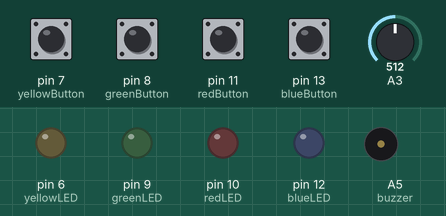
Bench run of a sketch on a simulated Arduino Uno, built with avr-gcc and run on an emulated ATmega328P. Shown: output pins drawn as LEDs (lit = HIGH), buzzer (waves = sounding). The inputs (shaded band) are chosen by the test bench; at power-on: pin 7 (yellowButton), pin 8 (greenButton), pin 11 (redButton), pin 13 (blueButton) HIGH, A3 = 512. Random numbers use the default seed unless the sketch sets one.

Above: at 1.2 s.
1.3 s: A3 set to 306
At 3.2 s:
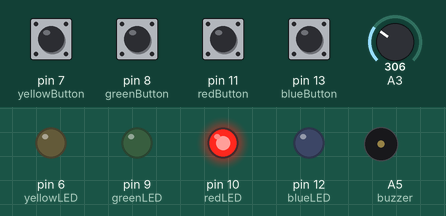
7.2 s: A3 set to 511
At 8.8 s:
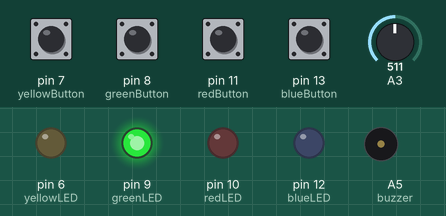
13.1 s: A3 set to 716
At 17.0 s:
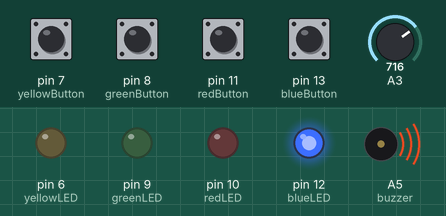
19.0 s: A3 set to 122
Timing chart, 0 to 27.7 s (numbered marks = the images above; inputs shaded):
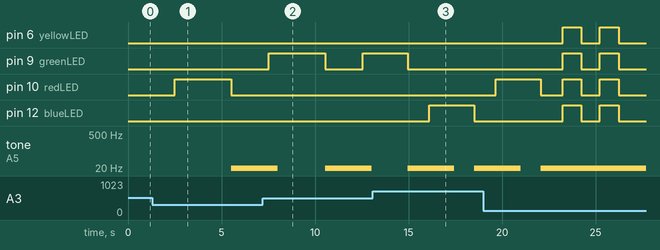

The sketch:

WackAMole.ino
```cpp
#include <LiquidCrystal.h>

LiquidCrystal lcd(A0,A1,5,4,3,2);

int blueButton = 13;
int blueLED = 12;

int redButton = 11;
int redLED = 10;

int greenButton = 8;
int greenLED = 9;

int yellowButton = 7;
int yellowLED = 6;

int buzzer = A5;

int strike = 0;
int score = 0;
int points = 100;
int pointDeduction = 20;

double lifeSpan = 3000;
unsigned long clockOne;
unsigned long clockTwo;
unsigned long gameTime;
unsigned long updateGame;
int getFaster = 10000;

bool stopGame = false;

void displayStrike() {
  lcd.clear();
  lcd.setCursor(4,0);
  lcd.print("STRIKE ");
  lcd.print(strike);
  delay(1000);
}

void displayScore() {
  lcd.clear();
  lcd.setCursor(3,0);
  lcd.print("SCORE: ");
  lcd.print(score);
}

class Mole {
public:
bool out;
int moleButton;
int moleLight;

unsigned long exposedTime = millis();
unsigned long escapeTime = exposedTime + lifeSpan;

Mole(int button, int LED) {
  moleButton = button;
  moleLight = LED;
  out = false;
}

void changeExposedTime() {
  exposedTime = millis();
  escapeTime = exposedTime + lifeSpan;
}

bool isOut(){
  return out;
}

void hide() {
  out = false;
  lightSwitch();
}

void popOut(){
  out = true;
  lightSwitch();
}

void lightSwitch(){
  if(out) {
    digitalWrite(moleLight, HIGH);
  }
  if(!out) {
   digitalWrite(moleLight, LOW);
  }
}

void wasHit(bool buttonPressed) {
  if(out) {
    //checks if the mole has been out for too long
    if(gameTime > escapeTime) {
      strike++;
      tone(buzzer, 5, 2500);
      out = false;
      lightSwitch();
      score -= pointDeduction;
      displayStrike();
      delay(150);
    }
    //if pressed and mole is out
    else if(buttonPressed) {
      out = false;
      tone(buzzer, 16.35, 1000);
      lightSwitch();
      //got rid of a delay here
      score+=points;
      delay(150);
    }
  }
  //if button was pressed and mole isn't out
  else if (buttonPressed) {
    tone(buzzer, 5, 2500);
    score -= pointDeduction;
    delay(100);
  }
}
};

Mole blueMole(blueButton, blueLED);
Mole greenMole(greenButton, greenLED);
Mole redMole(redButton, redLED);
Mole yellowMole(yellowButton, yellowLED);

void updateGameDifficulty() {
if(gameTime > updateGame + getFaster) {
  lifeSpan*= 0.8;
  updateGame = millis();
  points+=25;
  pointDeduction+=10;
}
  gameTime = millis();
}

void flashMoles() {
  blueMole.popOut();
  greenMole.popOut();
  redMole.popOut();
  yellowMole.popOut();
  delay(1000);
  blueMole.hide();
  greenMole.hide();
  redMole.hide();
  yellowMole.hide();
  delay(1000);
}

void endGame(){
  if(strike >= 5) {
    tone(buzzer, 5, 25000);
    flashMoles();
    flashMoles();

    lcd.clear();
    lcd.setCursor(6,0);
    lcd.print("GAME");
    lcd.setCursor(6,1);
    lcd.print("OVER");
    delay(5000);
    displayScore();
    stopGame = true;
  }
}

void randomMole() {
  int mole;
  randomSeed(analogRead(A3));
  mole = (int)random(0, 4);
  if(mole == 0){
    if(!blueMole.isOut()){
      blueMole.popOut();
      blueMole.changeExposedTime();
    }
  }
  if(mole == 1){
    if(!greenMole.isOut()){
      greenMole.popOut();
      greenMole.changeExposedTime();
    }
  }
  if(mole == 2){
    if(!redMole.isOut()){
      redMole.popOut();
      redMole.changeExposedTime();
    }
  }
  if(mole == 3){
    if(!yellowMole.isOut()){
      yellowMole.popOut();
      yellowMole.changeExposedTime();
    }
  }
}

void setup() {
pinMode(blueButton, INPUT_PULLUP);
pinMode(blueLED, OUTPUT);

pinMode(greenButton, INPUT_PULLUP);
pinMode(greenLED, OUTPUT);

pinMode(redButton, INPUT_PULLUP);
pinMode(redLED, OUTPUT);

pinMode(yellowButton, INPUT_PULLUP);
pinMode(yellowLED, OUTPUT);

clockOne = millis();
clockTwo = millis();

gameTime = millis();
updateGame = millis();

}

void loop() {
  if(!stopGame){
  displayScore();
  bool blueB = (digitalRead(blueButton) == 0);
  bool greenB = (digitalRead(greenButton) == 0);
  bool yellowB = (digitalRead(yellowButton) == 0);
  bool redB = (digitalRead(redButton) == 0);

  if(clockOne > clockTwo + 2500) {
    randomMole();
    clockTwo = millis();
  }

  blueMole.wasHit(blueB);
  greenMole.wasHit(greenB);
  yellowMole.wasHit(yellowB);
  redMole.wasHit(redB);

  updateGameDifficulty();
  endGame();
  clockOne = millis();
  }
  displayScore();
}
```

Measured:
- after the input at 1.3 s, pin 10 (redLED): LOW → HIGH after 1.2 s, → LOW 3.0 s later
- after the input at 7.2 s, pin 9 (greenLED): LOW → HIGH after 0.33 s, → LOW 3.0 s later, → HIGH 2.0 s later
- after the input at 13.1 s, pin 12 (blueLED): LOW → HIGH after 3.0 s, → LOW 2.4 s later
- by itself, pin 6 (yellowLED): alternates HIGH for 1.0 s and LOW for 1.0 s
